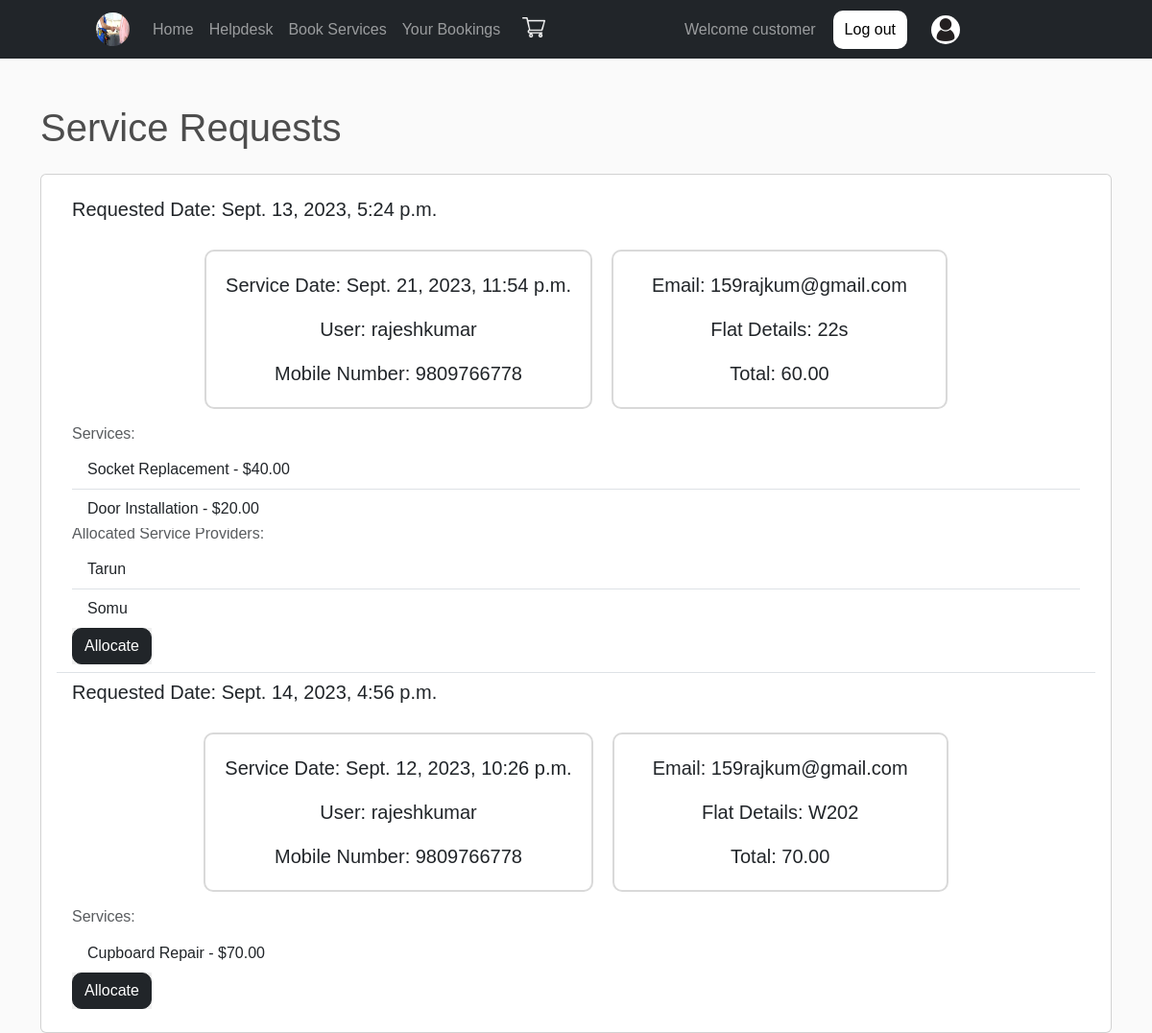
Screenshot of /service_requests/ (signed in) with the database file from the repository.
### SMSApp/models.py (models this page shows, shortened)
class Order(models.Model):
    STATUS_CHOICES = [
        ('Pending', 'Pending'),
        ('Completed','Completed'),
        ('Cancelled', 'Cancelled'),
    ]
    user = models.ForeignKey(User, on_delete=models.CASCADE)
    address = models.ForeignKey(Address, on_delete=models.CASCADE)
    order_date = models.DateTimeField(auto_now_add=True)
    delivery_date = models.DateTimeField()
    products = models.ManyToManyField(Product)
    status = models.CharField(max_length=20, choices=STATUS_CHOICES, default='Pending')
    total_amount = models.DecimalField(max_digits=10, decimal_places=2, default=0.00)

class User(AbstractUser):
    c=[
        ('customer','customer'),
        ('Service provider','Service provider'),
    ]
    mble = models.CharField(max_length=10,null=True,blank=True)
    role_type=models.CharField(choices=c,default='customer',max_length=30)

class Address(models.Model):
    user = models.ForeignKey(User, on_delete=models.CASCADE)
    flat_address = models.CharField(max_length=100)

class Product(models.Model):
    category = [
        ('0', 'Eletric Service'),
        ('1', 'AC Service'),
        ('2','None'),
        ('3','Carpentering'),
    ]
    name = models.CharField(max_length=200)
    price = models.DecimalField(max_digits=5, decimal_places=2)
    image = models.ImageField(upload_to='static/images/',null=True, blank=True)
    category_type = models.CharField(choices=category, default="2", max_length=25)

class AllocatedOrder(models.Model):
    service_provider=models.ForeignKey(Service,on_delete=models.CASCADE)
    order = models.ForeignKey(Order,on_delete=models.CASCADE)
    chosen_datetime=models.DateTimeField(null=True,blank=True)

class Service(models.Model):
    c=[
        ('Electrician','Electrician'),
        ('AC Technician','AC Technician'),
        ('Carpenter','Carpenter'),
        ('None','None'),
      ]
    user=models.ForeignKey(User,on_delete=models.CASCADE)
    experience = models.PositiveIntegerField(default=0)
    field_type = models.CharField(choices=c,default='None',max_length=30)
    form = models.ImageField(upload_to='static/images/',null=True, blank=True)
    is_approved = models.BooleanField(default=False)

### SMSApp/views.py (the view)
# urls.py: path('service_requests/',service_requests,name='service_requests'),
def service_requests(request):
    service_requests=Order.objects.filter(status='Pending')
    return render(request,'html/service_requests.html',{'service_requests':service_requests})

### templates/html/service_requests.html (shortened to what this page needs)
{% extends 'html/base.html' %}
{% load static %}
{% block content %}
<div class="container mt-5">
    <h1>Service Requests</h1>
    <div class="card mt-4">
        <div class="card-body">
            {% if service_requests %}
                <ul class="list-group list-group-flush">
                    {% for order in service_requests %}
                        <li class="list-group-item">
                            <h5 class="card-title">Requested Date: {{ order.order_date }}</h5>
                            <div style="display: flex;flex-direction: row; justify-content: center;align-items: center;margin-top: 30px; margin-bottom: 20px;">
                                <div style="border: 2px solid #d9d9d9; border-radius: 10px;padding: 20px;margin-right: 20px;">
                                    <p class="card-text">Service Date: {{ order.delivery_date }}</p>
                                    <p class="card-text">User: {{ order.user.username }}</p>
                                    <p class="card-text">Mobile Number: {{ order.user.mble}}</p>
                                </div>
                                <div style="border: 2px solid #d9d9d9; border-radius: 10px;padding: 20px 40px 20px 40px;">
                                    <p class="card-text">Email: {{ order.user.email }}</p>
                                    <p class="card-text">Flat Details: {{ order.address.flat_address }}</p>
                                    <p class="card-text">Total: {{ order.total_amount }}</p>
                                </div>
                            </div>
                            <h6 class="card-subtitle mb-2 text-muted">Services:</h6>
                            <ul class="list-group list-group-flush">
                                {% for product in order.products.all %}
                                    <li class="list-group-item">
                                        {{ product.name }} - ${{ product.price }}
                                    </li>
                                {% endfor %}
                            </ul>
                            {% if order.allocatedorder_set.exists %}
                                <h6 class="card-subtitle mb-2 text-muted">Allocated Service Providers:</h6>
                                <ul class="list-group list-group-flush">
                                    {% for allocated_provider in order.allocatedorder_set.all %}
                                        <li class="list-group-item">
                                            {{ allocated_provider.service_provider.user.username }}
                                        </li>
                                    {% endfor %}
                                </ul>
                            {% endif %}
                            <button type="button"  data-toggle="modal"  data-target="#allocateModal{{ order.id }}" style="border-style: none;">
                              <a href="{% url 'allocate_order' order.id %}" class="btn btn-dark" style="border-radius: 10px;"> Allocate</a>
                            </button>
                        </li>
                    {% endfor %}
                </ul>
            {% else %}
                <p>No service requests found.</p>
            {% endif %}
        </div>
    </div>
</div>
{% endblock %}

### templates/html/base.html (style rules this page uses)
* { margin: 0; padding: 0; font-family: sans-serif; scroll-behavior: smooth; }
.card-body p { font-size: 20px; text-align: center; }
body { background-color: hsl(0, 0%, 98%); }
h1,h2,h3,h4,h5,h6 { color:hsl(0, 0%, 30%); }
.btn { border-radius: 0; }

### rows the page displays
Order: order_date "Sept. 13, 2023, 5:24 p.m.", delivery_date "Sept. 21, 2023, 11:54 p.m.", user.username "rajeshkumar", user.mble "9809766778", user.email "159rajkum@gmail.com", address.flat_address "22s", total_amount "60.00"
Product: name "Socket Replacement", price "40.00"
Product: name "Door Installation", price "20.00"
AllocatedOrder: service_provider.user.username "Tarun"
AllocatedOrder: service_provider.user.username "Somu"
Order: order_date "Sept. 14, 2023, 4:56 p.m.", delivery_date "Sept. 12, 2023, 10:26 p.m.", user.username "rajeshkumar", user.mble "9809766778", user.email "159rajkum@gmail.com", address.flat_address "W202", total_amount "70.00"
Product: name "Cupboard Repair", price "70.00"
